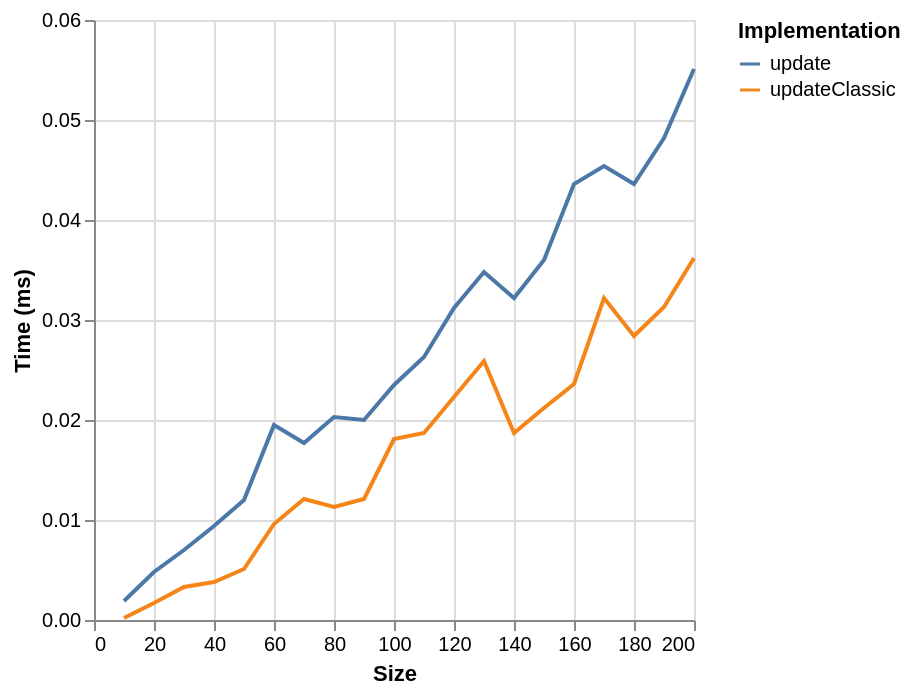

The specification (Vega-Lite) saved for this image:
### Vega-Lite specification from a JSON file in a GitHub repository (floating-point values rounded to 4 significant figures)
{"$schema": "https://vega.github.io/schema/vega-lite/v6.json", "data": {"values": [{"ms": 0.0002, "series": "updateClassic", "size": 10}, {"ms": 0.0017, "series": "updateClassic", "size": 20}, {"ms": 0.0033, "series": "updateClassic", "size": 30}, {"ms": 0.0038, "series": "updateClassic", "size": 40}, {"ms": 0.0051, "series": "updateClassic", "size": 50}, {"ms": 0.0096, "series": "updateClassic", "size": 60}, {"ms": 0.0121, "series": "updateClassic", "size": 70}, {"ms": 0.0113, "series": "updateClassic", "size": 80}, {"ms": 0.0121, "series": "updateClassic", "size": 90}, {"ms": 0.0181, "series": "updateClassic", "size": 100}, {"ms": 0.0187, "series": "updateClassic", "size": 110}, {"ms": 0.0223, "series": "updateClassic", "size": 120}, {"ms": 0.0259, "series": "updateClassic", "size": 130}, {"ms": 0.0187, "series": "updateClassic", "size": 140}, {"ms": 0.0212, "series": "updateClassic", "size": 150}, {"ms": 0.0236, "series": "updateClassic", "size": 160}, {"ms": 0.0322, "series": "updateClassic", "size": 170}, {"ms": 0.0284, "series": "updateClassic", "size": 180}, {"ms": 0.0313, "series": "updateClassic", "size": 190}, {"ms": 0.0362, "series": "updateClassic", "size": 200}, {"ms": 0.0019, "series": "update", "size": 10}, {"ms": 0.0048, "series": "update", "size": 20}, {"ms": 0.007, "series": "update", "size": 30}, {"ms": 0.0094, "series": "update", "size": 40}, {"ms": 0.012, "series": "update", "size": 50}, {"ms": 0.0195, "series": "update", "size": 60}, {"ms": 0.0177, "series": "update", "size": 70}, {"ms": 0.0203, "series": "update", "size": 80}, {"ms": 0.02, "series": "update", "size": 90}, {"ms": 0.0235, "series": "update", "size": 100}, {"ms": 0.0263, "series": "update", "size": 110}, {"ms": 0.0312, "series": "update", "size": 120}, {"ms": 0.0348, "series": "update", "size": 130}, {"ms": 0.0322, "series": "update", "size": 140}, {"ms": 0.036, "series": "update", "size": 150}, {"ms": 0.0436, "series": "update", "size": 160}, {"ms": 0.0454, "series": "update", "size": 170}, {"ms": 0.0436, "series": "update", "size": 180}, {"ms": 0.0482, "series": "update", "size": 190}, {"ms": 0.0551, "series": "update", "size": 200}]}, "encoding": {"color": {"field": "series", "legend": {"orient": "right", "symbolLimit": 30, "title": "Implementation"}, "type": "nominal"}, "x": {"field": "size", "title": "Size", "type": "quantitative"}, "y": {"field": "ms", "title": "Time (ms)", "type": "quantitative"}}, "mark": {"point": false, "type": "line"}}
